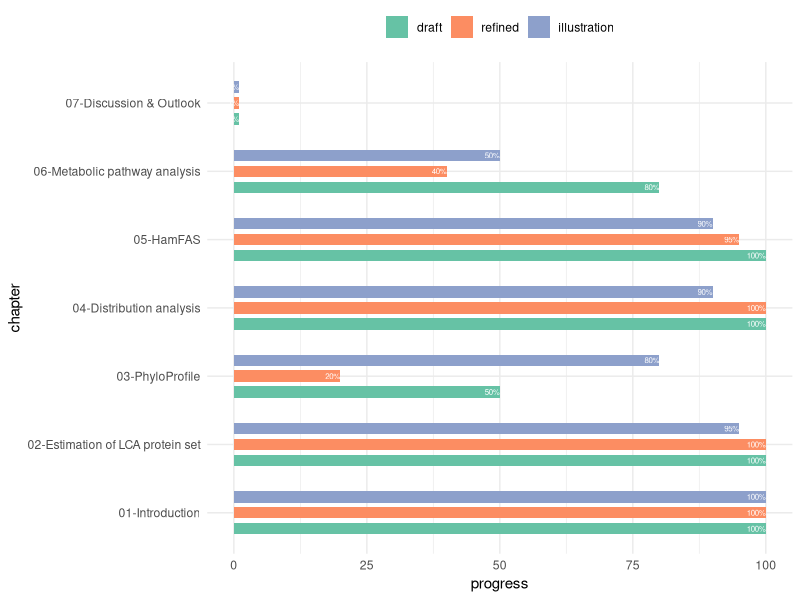
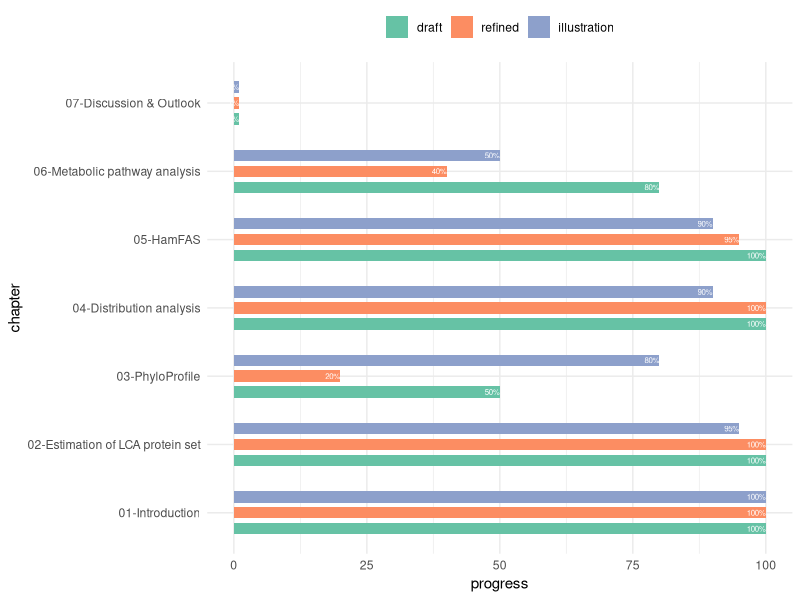

R code for these plots, in order:
### thesis writing progess
library(ggplot2)
chapter <- rep(c("01-Introduction","02-Estimation of LCA protein set",
                 "03-PhyloProfile",
                 "04-Distribution analysis","05-HamFAS",
                 "06-Metabolic pathway analysis",
                 "07-Discussion & Outlook"), each = 3)
type <- rep(c("draft","refined","illustration"),5)
progress <- c(100,100,100, # chapter 01 Introduction
              100,100,95, # chapter 02 LCA estimation
              50,20,80, # chapter 03 PhyloProfile
              100,100,90, # chapter 04 Distribution analysis
              100,95,90, # chapter 05 HamFAS
              80,40,50, # chapter 06 pathway analysis
              1,1,1 # chapter 07 Discussion & Outlook
              )

df <- as.data.frame(cbind(chapter,type,progress), stringsAsFactors = FALSE)
df$progress <- as.numeric(df$progress)
df$type <- factor(df$type, levels = c("draft","refined","illustration"))

ggplot(df, aes(x = chapter, y = progress)) +
  geom_bar(aes(fill = type), stat = "identity", position = position_dodge(width = 0.7), width = 0.5) +
  geom_text(aes(label = paste0(progress,"%"), group = type), color = "white", size = 2, position = position_dodge(width = 0.7), hjust = 1) +
  coord_flip() +
  theme_minimal() +
  scale_fill_brewer(palette = "Set2") +
  theme(legend.position = "top", legend.title = element_blank())

ggsave("/Users/trvinh/work/thesis/microsporidia/progress.png", width = 20, height = 10, units = "cm")
